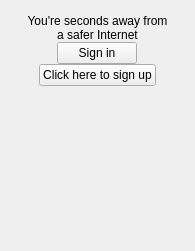
<?xml version="1.0" encoding="UTF-8"?>
<ui version="4.0">
 <class>StartScreen</class>
 <widget class="QWidget" name="StartScreen">
  <property name="geometry">
   <rect>
    <x>0</x>
    <y>0</y>
    <width>195</width>
    <height>251</height>
   </rect>
  </property>
  <property name="windowTitle">
   <string>Form</string>
  </property>
  <layout class="QVBoxLayout" name="verticalLayout">
   <property name="spacing">
    <number>0</number>
   </property>
   <property name="leftMargin">
    <number>0</number>
   </property>
   <property name="topMargin">
    <number>0</number>
   </property>
   <property name="rightMargin">
    <number>0</number>
   </property>
   <property name="bottomMargin">
    <number>0</number>
   </property>
   <item alignment="Qt::AlignHCenter">
    <widget class="QLabel" name="lblLogo">
     <property name="sizePolicy">
      <sizepolicy hsizetype="Fixed" vsizetype="Fixed">
       <horstretch>0</horstretch>
       <verstretch>0</verstretch>
      </sizepolicy>
     </property>
    </widget>
   </item>
   <item>
    <widget class="CustomLineHeightLabel" name="lblMessage">
     <property name="sizePolicy">
      <sizepolicy hsizetype="Preferred" vsizetype="Fixed">
       <horstretch>0</horstretch>
       <verstretch>0</verstretch>
      </sizepolicy>
     </property>
     <property name="text">
      <string>You're seconds away from&lt;br&gt;a safer Internet</string>
     </property>
     <property name="alignment">
      <set>Qt::AlignCenter</set>
     </property>
    </widget>
   </item>
   <item alignment="Qt::AlignHCenter">
    <widget class="QPushButton" name="btnSignIn">
     <property name="sizePolicy">
      <sizepolicy hsizetype="Fixed" vsizetype="Fixed">
       <horstretch>0</horstretch>
       <verstretch>0</verstretch>
      </sizepolicy>
     </property>
     <property name="cursor">
      <cursorShape>PointingHandCursor</cursorShape>
     </property>
     <property name="text">
      <string>Sign in</string>
     </property>
    </widget>
   </item>
   <item>
    <widget class="QWidget" name="wgtSignUpSpacing" native="true">
     <property name="sizePolicy">
      <sizepolicy hsizetype="Preferred" vsizetype="Fixed">
       <horstretch>0</horstretch>
       <verstretch>0</verstretch>
      </sizepolicy>
     </property>
    </widget>
   </item>
   <item alignment="Qt::AlignHCenter">
    <widget class="QPushButton" name="btnSignUp">
     <property name="sizePolicy">
      <sizepolicy hsizetype="Fixed" vsizetype="Fixed">
       <horstretch>0</horstretch>
       <verstretch>0</verstretch>
      </sizepolicy>
     </property>
     <property name="cursor">
      <cursorShape>PointingHandCursor</cursorShape>
     </property>
     <property name="text">
      <string>Click here to sign up</string>
     </property>
    </widget>
   </item>
   <item>
    <spacer name="verticalSpacer">
     <property name="orientation">
      <enum>Qt::Vertical</enum>
     </property>
     <property name="sizeHint" stdset="0">
      <size>
       <width>20</width>
       <height>40</height>
      </size>
     </property>
    </spacer>
   </item>
  </layout>
 </widget>
 <customwidgets>
  <customwidget>
   <class>CustomLineHeightLabel</class>
   <extends>QLabel</extends>
   <header>CustomLineHeightLabel.h</header>
  </customwidget>
 </customwidgets>
 <resources/>
 <connections/>
</ui>
